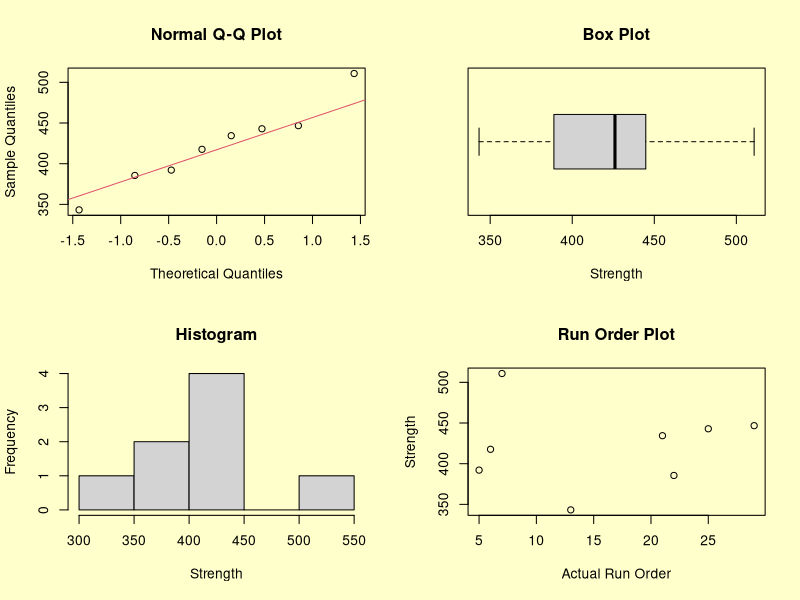
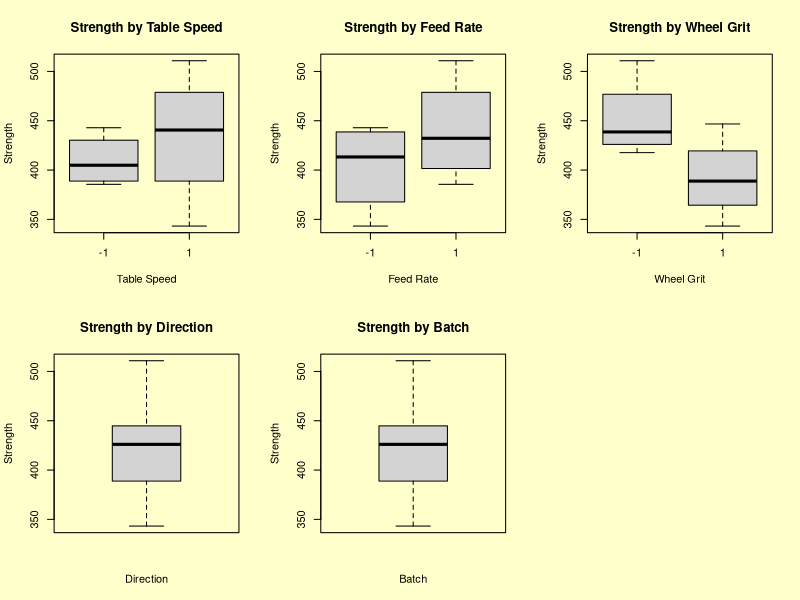

Source code (R) for these figures, in order: (Note: this script raises an error after producing the figures.)
# R commands and output:
  
  ## Read data and save relevant variables.
  m = matrix(scan("CERAMIC.DAT",skip=25),ncol=7,byrow=T)
  strength = m[,6]
  order = m[,7]
  
  ## Save variables as factors.
  speed = as.factor(m[,1])
  rate = as.factor(m[,2])
  grit = as.factor(m[,3])
  direction = as.factor(m[,4])
  batch = as.factor(m[,5])
  
  ## Save numeric variables and interactions.
  s = m[,1]
  r = m[,2]
  g = m[,3]
  d = m[,4]
  b = m[,5]
  db = d*b
  gd = g*d
  gb = g*b
  rg = r*g
  rd = r*d
  rb = r*b
  sr = s*r
  sg = s*g
  ds = s*d
  sb = s*b
  
  df = data.frame(speed,rate,grit,direction,batch,strength,order,
                  s,r,g,d,b,db,gd,gb,rg,rd,rb,sr,sg,ds,sb)
  df[,1:7]
  
  ##>    speed rate grit direction batch strength order
  ##> 1     -1   -1   -1        -1    -1   680.45    17
  ##> 2      1   -1   -1        -1    -1   722.48    30
  ##> 3     -1    1   -1        -1    -1   702.14    14
  ##> 4      1    1   -1        -1    -1   666.93     8
  ##> 5     -1   -1    1        -1    -1   703.67    32
  ##> 6      1   -1    1        -1    -1   642.14    20
  ##> 7     -1    1    1        -1    -1   692.98    26
  ##> 8      1    1    1        -1    -1   669.26    24
  ##> 9     -1   -1   -1         1    -1   491.58    10
  ##> 10     1   -1   -1         1    -1   475.52    16
  ##> 11    -1    1   -1         1    -1   478.76    27
  ##> 12     1    1   -1         1    -1   568.23    18
  ##> 13    -1   -1    1         1    -1   444.72     3
  ##> 14     1   -1    1         1    -1   410.37    19
  ##> 15    -1    1    1         1    -1   428.51    31
  ##> 16     1    1    1         1    -1   491.47    15
  ##> 17    -1   -1   -1        -1     1   607.34    12
  ##> 18     1   -1   -1        -1     1   620.80     1
  ##> 19    -1    1   -1        -1     1   610.55     4
  ##> 20     1    1   -1        -1     1   638.04    23
  ##> 21    -1   -1    1        -1     1   585.19     2
  ##> 22     1   -1    1        -1     1   586.17    28
  ##> 23    -1    1    1        -1     1   601.67    11
  ##> 24     1    1    1        -1     1   608.31     9
  ##> 25    -1   -1   -1         1     1   442.90    25
  ##> 26     1   -1   -1         1     1   434.41    21
  ##> 27    -1    1   -1         1     1   417.66     6
  ##> 28     1    1   -1         1     1   510.84     7
  ##> 29    -1   -1    1         1     1   392.11     5
  ##> 30     1   -1    1         1     1   343.22    13
  ##> 31    -1    1    1         1     1   385.52    22
  ##> 32     1    1    1         1     1   446.73    29
  
  
  ## Generate four plots.
  par(bg=rgb(1,1,0.8), mfrow=c(2,2))
  qqnorm(strength)
  qqline(strength, col = 2)
  boxplot(strength, horizontal=TRUE, main="Box Plot", xlab="Strength")
  hist(strength, main="Histogram", xlab="Strength")
  plot(order, strength, xlab="Actual Run Order", ylab="Strength",
       main="Run Order Plot")
  par(mfrow=c(1,1))
  
  
  par(bg=rgb(1,1,0.8),mfrow=c(2,3))
  boxplot(strength~speed, data=df, main="Strength by Table Speed",
          xlab="Table Speed",ylab="Strength")
  
  boxplot(strength~rate, data=df, main="Strength by Feed Rate",
          xlab="Feed Rate",ylab="Strength")
  
  boxplot(strength~grit, data=df, main="Strength by Wheel Grit",
          xlab="Wheel Grit",ylab="Strength")
  
  boxplot(strength~direction, data=df, main="Strength by Direction",
          xlab="Direction",ylab="Strength")
  
  boxplot(strength~batch, data=df, main="Strength by Batch",
          xlab="Batch",ylab="Strength")
  par(mfrow=c(1,1))
  
  
  ## Fit a model with up to third order interactions.
  q = aov(strength~(speed+rate+grit+direction+batch)^3,data=df)
  summary(q)
  
  ##>                       Df Sum Sq Mean Sq  F value    Pr(>F)    
  ##> speed                  1    894     894   2.8175 0.1442496    
  ##> rate                   1   3497    3497  11.0175 0.0160190 *  
  ##> grit                   1  12664   12664  39.8964 0.0007354 ***
  ##> direction              1 315133  315133 992.7901 6.790e-08 ***
  ##> batch                  1  33654   33654 106.0229 4.901e-05 ***
  ##> speed:rate             1   4873    4873  15.3505 0.0078202 ** 
  ##> speed:grit             1   1839    1839   5.7928 0.0528018 .  
  ##> rate:grit              1    307     307   0.9686 0.3630334    
  ##> speed:direction        1   1637    1637   5.1578 0.0635727 .  
  ##> rate:direction         1   1973    1973   6.2148 0.0469744 *  
  ##> grit:direction         1   3158    3158   9.9500 0.0197054 *  
  ##> speed:batch            1    465     465   1.4651 0.2716372    
  ##> rate:batch             1    199     199   0.6274 0.4584725    
  ##> grit:batch             1     29      29   0.0925 0.7713116    
  ##> direction:batch        1   1329    1329   4.1863 0.0867147 .  
  ##> speed:rate:grit        1    357     357   1.1248 0.3296948    
  ##> speed:rate:direction   1   5896    5896  18.5735 0.0050391 ** 
  ##> speed:grit:direction   1      2       2   0.0067 0.9375734    
  ##> rate:grit:direction    1     44      44   0.1401 0.7210076    
  ##> speed:rate:batch       1    145     145   0.4559 0.5246982    
  ##> speed:grit:batch       1     30      30   0.0957 0.7675714    
  ##> rate:grit:batch        1     26      26   0.0806 0.7860488    
  ##> speed:direction:batch  1    545     545   1.7156 0.2381676    
  ##> rate:direction:batch   1    167     167   0.5271 0.4951683    
  ##> grit:direction:batch   1     32      32   0.1023 0.7599685    
  ##> Residuals              6   1905     317                       
  ##> ---
  ##> Signif. codes:  0 ‘***’ 0.001 ‘**’ 0.01 ‘*’ 0.05 ‘.’ 0.1 ‘ ’ 1 
  
  
  ## Stepwise regression based on AIC.
  sreg = step(q,direction="backward")
  summary(sreg)
  
  ##>                       Df Sum Sq Mean Sq   F value    Pr(>F)    
  ##> speed                  1    894     894    5.1873 0.0418622 *  
  ##> rate                   1   3497    3497   20.2845 0.0007218 ***
  ##> grit                   1  12664   12664   73.4537 1.845e-06 ***
  ##> direction              1 315133  315133 1827.8368 1.742e-14 ***
  ##> batch                  1  33654   33654  195.1999 8.732e-09 ***
  ##> speed:rate             1   4873    4873   28.2620 0.0001834 ***
  ##> speed:grit             1   1839    1839   10.6652 0.0067561 ** 
  ##> speed:direction        1   1637    1637    9.4962 0.0095099 ** 
  ##> speed:batch            1    465     465    2.6974 0.1264405    
  ##> rate:grit              1    307     307    1.7833 0.2065205    
  ##> rate:direction         1   1973    1973   11.4421 0.0054417 ** 
  ##> rate:batch             1    199     199    1.1551 0.3036160    
  ##> grit:direction         1   3158    3158   18.3190 0.0010689 ** 
  ##> direction:batch        1   1329    1329    7.7075 0.0167669 *  
  ##> speed:rate:grit        1    357     357    2.0709 0.1756988    
  ##> speed:rate:direction   1   5896    5896   34.1959 7.866e-05 ***
  ##> speed:rate:batch       1    145     145    0.8394 0.3776229    
  ##> speed:direction:batch  1    545     545    3.1587 0.1008550    
  ##> rate:direction:batch   1    167     167    0.9704 0.3440214    
  ##> Residuals             12   2069     172                        
  ##> ---
  ##> Signif. codes:  0 ‘***’ 0.001 ‘**’ 0.01 ‘*’ 0.05 ‘.’ 0.1 ‘ ’ 1 
  
  ## Remove non-significant terms from the stepwise model.
  redmod = aov(formula = strength ~ speed + rate + grit + direction + 
                 batch + speed:rate + speed:grit + speed:direction +  
                 rate:direction + grit:direction + direction:batch + 
                 speed:rate:direction, data = df)
  summary(redmod)
  
  ##>                      Df Sum Sq Mean Sq   F value    Pr(>F)    
  ##> speed                 1    894     894    3.9942 0.0601705 .  
  ##> rate                  1   3497    3497   15.6191 0.0008548 ***
  ##> grit                  1  12664   12664   56.5595 4.144e-07 ***
  ##> direction             1 315133  315133 1407.4388 < 2.2e-16 ***
  ##> batch                 1  33654   33654  150.3044 1.803e-10 ***
  ##> speed:rate            1   4873    4873   21.7618 0.0001688 ***
  ##> speed:grit            1   1839    1839    8.2122 0.0098962 ** 
  ##> speed:direction       1   1637    1637    7.3121 0.0140648 *  
  ##> rate:direction        1   1973    1973    8.8105 0.0078974 ** 
  ##> grit:direction        1   3158    3158   14.1057 0.0013383 ** 
  ##> direction:batch       1   1329    1329    5.9348 0.0248592 *  
  ##> speed:rate:direction  1   5896    5896   26.3309 5.934e-05 ***
  ##> Residuals            19   4254     224                        
  ##> ---
  ##> Signif. codes:  0 ‘***’ 0.001 ‘**’ 0.01 ‘*’ 0.05 ‘.’ 0.1 ‘ ’ 1
  
  
  ## Print adjusted R squared.
  summary.lm(redmod)$adj.r.squared
  
  ##> [1] 0.9822389
  
  
  ## Fit a model with all effects.
  q = aov(strength~(speed+rate+grit+direction+batch)^5,data=df)
  
  ## Save effects in a vector, but remove intercept.
  qef = q$effects
  qef = qef[-1]
  
  ## Sort effects and save labels.
  sef = qef[order(qef)]
  qlab = names(sef)
  
  ## Leave off the two largest effects, Direction and Batch.
  large = c(1,2)
  sef = sef[-large]
  qlab = qlab[-large]
  
  ## Generate theoretical quantiles.
  ip = ppoints(length(sef))
  zp = qnorm(ip)
  
  ## Generate normal probability plot of all effects (excluding the
  ## intercept).  Direction and batch are not shown.
  par(bg=rgb(1,1,0.8))
  plot(zp,sef, ylim=c(-120,70), xlim=c(-2,3),
       ylab="Effect", xlab="Theoretical Quantiles",
       main="Normal Probability Plot of Saturated Model Effects")
  qqline(sef, col=2)
  abline(h=0, col=4)
  text(-2,90,"Direction and Batch not shown",pos=4)
  
  ## Add labels for largest 10 effects (two are not shown.
  small = c(6:(length(sef)-3))
  small2 = c((length(sef)-4):(length(sef)-3))
  text(zp[-small],sef[-small],label=qlab[-small],pos=4,cex=0.8)
  text(zp[small2],sef[small2],label=qlab[small2],pos=2,cex=0.8)
  par(mfrow=c(1,1))
  
  
  ## Plot residuals versus predicted response.
  par(bg=rgb(1,1,0.8))
  plot(predict(redmod),redmod$residuals,ylab="Residual",
       xlab="Predicted Strength")
  abline(h=0)
  par(mfrow=c(1,1))
  
  ## Generate four plots.
  par(mfrow=c(2,2),bg=rgb(1,1,0.8))
  qqnorm(redmod$residuals)
  qqline(redmod$residuals, col = 2)
  abline(h=0)
  boxplot(redmod$residuals, horizontal=TRUE, main="Box Plot", xlab="Residual")
  hist(redmod$residuals, main="Histogram", xlab="Residual")
  plot(order, redmod$residuals, xlab="Actual Run Order", ylab="Residual",
       main="Run Order Plot")
  par(mfrow=c(1,1))
  
  
  ## Find the optimal Box-Cox transformation based on the 12 term model.
  library(MASS)
  par(bg=rgb(1,1,0.8))
  bc = boxcox(strength ~ speed + rate + grit + direction + 
                batch + speed:rate + speed:grit + speed:direction +  
                rate:direction + grit:direction + direction:batch + 
                speed:rate:direction, data = df,
              lambda = seq(-2, 2, length = 50))
  title("Box-Cox Transformation")
  lambda = bc$x[which.max(bc$y)]
  lambda
  ##> [1] 0.2626263
  
  ## Use lambda = 0.2 to match output in the page.
  lambda = 0.2
  
  par(mfrow=c(1,1))
  
  ## The optimum is found at lambda = 0.26.  A new variable, newstrength,
  ## is calculated and added to the data frame. 
  
  ## Attach psych library to compute the geometric mean of strength.
  library(psych)
  
  ## Generate new transformed response variable and add to data frame.
  newstrength = (strength^lambda - 1)/
    (lambda*(geometric.mean(strength)^(lambda-1)))
  df =  data.frame(df,newstrength)
  
  
  ## Fit 12-term model with transformed strength variable.
  summary(aov(formula = newstrength ~ speed + rate + grit + direction + 
                batch + speed:rate + speed:grit + speed:direction +  
                rate:direction + grit:direction + direction:batch + 
                speed:rate:direction, data = df))
  
  ##>                     Df Sum Sq Mean Sq   F value    Pr(>F)    
  ##> speed                 1   1068    1068    5.4268 0.0310118 *  
  ##> rate                  1   4374    4374   22.2261 0.0001509 ***
  ##> grit                  1  14998   14998   76.2175 4.472e-08 ***
  ##> direction             1 315356  315356 1602.6361 < 2.2e-16 ***
  ##> batch                 1  32505   32505  165.1893 8.059e-11 ***
  ##> speed:rate            1   6697    6697   34.0362 1.279e-05 ***
  ##> speed:grit            1   1724    1724    8.7595 0.0080488 ** 
  ##> speed:direction       1   1654    1654    8.4036 0.0092010 ** 
  ##> rate:direction        1   2685    2685   13.6458 0.0015406 ** 
  ##> grit:direction        1   5379    5379   27.3375 4.784e-05 ***
  ##> direction:batch       1     76      76    0.3861 0.5417191    
  ##> speed:rate:direction  1   7516    7516   38.1937 6.139e-06 ***
  ##> Residuals            19   3739     197                        
  ##> ---
  ##> Signif. codes:  0 ‘***’ 0.001 ‘**’ 0.01 ‘*’ 0.05 ‘.’ 0.1 ‘ ’ 1
  
  ## Add three-term interaction to data frame.
  srd = s*r*d
  df = data.frame(df,srd)
  
  ## Remove the direction:batch interaction since it's no longer
  ## significant.
  newredmod = lm(formula = newstrength ~ s + r + sr +
                   g + sg + d + ds + rd + srd + gd + b, data=df)
  summary.lm(newredmod)
  
  ##> Call:
  ##> lm(formula = newstrength ~ s + r + sr + g + sg + d + ds + rd + 
  ##>     srd + gd + b, data = df)
  ##> 
  ##> Residuals:
  ##>     Min      1Q  Median      3Q     Max 
  ##> -29.468  -3.717  -1.389   6.560  20.294 
  ##> 
  ##> Coefficients:
  ##>             Estimate Std. Error t value Pr(>|t|)    
  ##> (Intercept) 1917.115      2.441 785.252  < 2e-16 ***
  ##> s              5.777      2.441   2.366 0.028183 *  
  ##> r             11.691      2.441   4.789 0.000112 ***
  ##> sr            14.467      2.441   5.926 8.53e-06 ***
  ##> g            -21.649      2.441  -8.867 2.29e-08 ***
  ##> sg            -7.339      2.441  -3.006 0.006979 ** 
  ##> d            -99.272      2.441 -40.662  < 2e-16 ***
  ##> ds             7.189      2.441   2.944 0.008016 ** 
  ##> rd             9.160      2.441   3.752 0.001255 ** 
  ##> srd           15.325      2.441   6.277 3.96e-06 ***
  ##> gd           -12.965      2.441  -5.311 3.38e-05 ***
  ##> b            -31.871      2.441 -13.055 3.03e-11 ***
  ##> ---
  ##> Signif. codes:  0 ‘***’ 0.001 ‘**’ 0.01 ‘*’ 0.05 ‘.’ 0.1 ‘ ’ 1 
  
  ##> Residual standard error: 13.81 on 20 degrees of freedom
  ##> Multiple R-squared: 0.9904,     Adjusted R-squared: 0.9851 
  ##> F-statistic: 187.8 on 11 and 20 DF,  p-value: < 2.2e-16 
  
  
  ## Plot residuals versus predicted, transformed response.
  par(mfrow=c(1,1),bg=rgb(1,1,0.8))
  plot(predict(newredmod),newredmod$residuals,ylab="Residual",
       xlab="Predicted Transformed Strength")
  abline(h=0)
  
  
  ## Generate four plots of residuals based on transformed response.
  par(mfrow=c(2,2),bg=rgb(1,1,0.8))
  qqnorm(newredmod$residuals)
  qqline(newredmod$residuals, col = 2)
  abline(h=0)
  boxplot(newredmod$residuals, horizontal=TRUE, main="Box Plot", 
          xlab="Residual")
  hist(newredmod$residuals, main="Histogram", xlab="Residual")
  plot(order, newredmod$residuals, xlab="Actual Run Order", 
       ylab="Residual", main="Run Order Plot")
  par(mfrow=c(1,1))
  
  
  ## Rearrange data so that factors and levels are in single columns.
  n = length(df$strength[df$batch==1])
  k = qt(.975,n-1)
  
  group = rep(1:5,each=length(strength))
  nstr = rep(newstrength,5)
  level = c(m[,1],m[,2],m[,3],m[,4],m[,5])
  dflong = data.frame(group,level,nstr)
  
  gmn = aggregate(x=dflong$nstr,by=list(dflong$group,dflong$level),FUN="mean")
  gsd = aggregate(x=dflong$nstr,by=list(dflong$group,dflong$level),FUN="sd")
  cibar = k*gsd[3]/sqrt(n)
  cgroup = rep(c("Speed","Rate","Grit","Direction","Batch"),2)
  
  dfp = data.frame(cgroup,gmn,gsd[3],cibar)
  names(dfp)=c("cgroup","group","level","tmean","std","cibar")
  
  
  ## Attach lattice library and generate main effects plot.
  library(lattice)
  par(mfrow=c(1,1))
  xyplot(tmean~level|cgroup,data=dfp,layout=c(5,1),xlim=c(-2,2),
         ylab="Transformed Strength",xlab="Factor Levels", type="b",
         panel = function(x, y, ...){
           panel.xyplot(x, y, ...)
           panel.abline(h = mean(newstrength), lty = 2, col = 2)})
  
  
  ## Generate two types of 2-way interaction plots.
  
  ## 2-way interaction plots showing overall effects.
  group2 = rep(1:10,each=length(strength))
  nstr2 = rep(newstrength,10)
  level2 = c(db,gd,gb,rg,rd,rb,sr,sg,ds,sb)
  df2way = data.frame(group2,level2,nstr2)
  
  gmn2 = aggregate(x=df2way$nstr2,by=list(df2way$group2,df2way$level2),FUN="mean")
  gsd2 = aggregate(x=df2way$nstr2,by=list(df2way$group2,df2way$level2),FUN="sd")
  
  cgr2 = rep(c("d*b","g*d","g*b","r*g","r*d","r*b","s*r","s*g","s*d","s*b"),2)
  dfp2 = data.frame(cgr2,gmn2,gsd2[3])
  names(dfp2)=c("cgroup","group","level","tmean","std")
  
  # Generate plot.
  sp = c(T,T,T,F, T,T,F,F, T,F,F,F, F,F,F,F)
  strip.bg_custom = trellis.par.get("strip.background")
  strip.bg_custom$col =c("#cce6ff","#ffe5cc","#ccffcc","#ccffff","#ffccff",
                         "#ffcccc","#ffffcc")
  strip.sh_custom = strip.bg_custom
  trellis.par.set("strip.background", strip.bg_custom)
  trellis.par.set("strip.shingle", strip.sh_custom)
  xyplot(tmean~level | group, data=dfp2, type="b", xlim=c(-2,2),
         layout=c(4,4), skip=sp, col=c(4), ylim=c(1900,1935),
         strip = function(..., style,factor.levels,strip.levels,strip.names)
           strip.default(..., style = 1,factor.levels=cgr2,
                         strip.levels=c(F,T),strip.names=c(T,F)),
         xlab="Factor Level", ylab="Transformed Strength",
         panel = function(x, y, ...){
           panel.xyplot(x, y, ...)
           panel.abline(h = mean(newstrength), lty = 2, col = 2)})
  
  
  ## 2-way interaction plot showing means for all combinations of
  ## levels for the two factors.
  
  ## Compute means for plotting.
  dfi = data.frame(s,r,g,d,b,newstrength)
  
  mnsr = aggregate(x=dfi$newstrength,by=list(dfi$s,dfi$r),FUN="mean")
  mnsg = aggregate(x=dfi$newstrength,by=list(dfi$s,dfi$g),FUN="mean")
  mnsd = aggregate(x=dfi$newstrength,by=list(dfi$s,dfi$d),FUN="mean")
  mnsb = aggregate(x=dfi$newstrength,by=list(dfi$s,dfi$b),FUN="mean")
  
  mnrs = aggregate(x=dfi$newstrength,by=list(dfi$r,dfi$s),FUN="mean")
  mnrg = aggregate(x=dfi$newstrength,by=list(dfi$r,dfi$g),FUN="mean")
  mnrd = aggregate(x=dfi$newstrength,by=list(dfi$r,dfi$d),FUN="mean")
  mnrb = aggregate(x=dfi$newstrength,by=list(dfi$r,dfi$b),FUN="mean")
  
  mngs = aggregate(x=dfi$newstrength,by=list(dfi$g,dfi$s),FUN="mean")
  mngr = aggregate(x=dfi$newstrength,by=list(dfi$g,dfi$r),FUN="mean")
  mngd = aggregate(x=dfi$newstrength,by=list(dfi$g,dfi$d),FUN="mean")
  mngb = aggregate(x=dfi$newstrength,by=list(dfi$g,dfi$b),FUN="mean")
  
  mnds = aggregate(x=dfi$newstrength,by=list(dfi$d,dfi$s),FUN="mean")
  mndr = aggregate(x=dfi$newstrength,by=list(dfi$d,dfi$r),FUN="mean")
  mndg = aggregate(x=dfi$newstrength,by=list(dfi$d,dfi$g),FUN="mean")
  mndb = aggregate(x=dfi$newstrength,by=list(dfi$d,dfi$b),FUN="mean")
  
  mnbs = aggregate(x=dfi$newstrength,by=list(dfi$b,dfi$s),FUN="mean")
  mnbr = aggregate(x=dfi$newstrength,by=list(dfi$b,dfi$r),FUN="mean")
  mnbg = aggregate(x=dfi$newstrength,by=list(dfi$b,dfi$g),FUN="mean")
  mnbd = aggregate(x=dfi$newstrength,by=list(dfi$b,dfi$d),FUN="mean")
  
  xcol = rbind(mnbs,mnbr,mnbg,mnbd, mnds,mndr,mndg,mndb,
               mngs,mngr,mngd,mngb, mnrs,mnrg,mnrd,mnrb, mnsr,mnsg,mnsd,mnsb)
  gi = rep(c("b*s","b*r","b*g","b*d",
             "d*s","d*r","d*g","d*b",
             "g*s","g*r","g*d","g*b",
             "r*s","r*g","r*d","r*b",
             "s*r","s*g","s*d","s*b"),each=4)
  dff = data.frame(gi,xcol)
  
  ## Generate the lattice plot.
  sp = c(T,F,F,F,F, F,T,F,F,F, F,F,T,F,F, F,F,F,T,F, F,F,F,F,T)
  xyplot(x ~ Group.1 | gi, data=dff, group=Group.2,
         layout=c(5,5), skip=sp, xlim=c(-2,2),
         ylab = "Transformed Strength", xlab = "Factor Level",
         main = "Blue: low level, Pink: high level",
         type=c("p","l"), pch=20, cex=1, col=c(4,6),
         panel=function(x,y,...){panel.superpose(x,y,...)})
  trellis.focus("toplevel") ## has coordinate system [0,1] x [0,1]
  panel.text(0.200, 0.200, "Batch",     cex=1)
  panel.text(0.365, 0.365, "Direction", cex=1)
  panel.text(0.515, 0.515, "Grit",      cex=1)
  panel.text(0.675, 0.675, "Rate",      cex=1)
  panel.text(0.825, 0.825, "Speed",     cex=1)
  trellis.unfocus()
